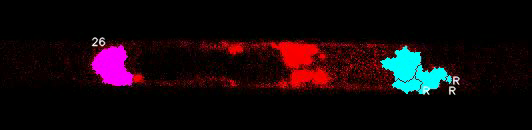
#> input picture frame 25 of movie5_segments.avi, 532 x 130 px, given in place of movie5.avi, which was not available
$ jupyter execute Movie5_Analysis.ipynb   (shell and % lines are left out)   (text cells are left out)
#> lines starting #> are read from the running program, lines starting #| are printed output that depends on the picture; after the words box and inside, x2 and y2 are one past the last pixel; in counts of white or black regions, pixels touching at a corner belong together; pictures that were not available may be replaced by others from this repository, and a replacement may not be noted
[cell 1]
from matplotlib import pyplot as plt
import numpy as np
import pandas as pd
import cv2
import seaborn as sns

movie5_path = "movies/movie5.avi"

[cell 2]
# Find contours and get the largest contour to represent the entire structure
# Get bounding rectangle of leftmost and rightmost sides
# [26 lines left out: functions combined_segments_box, get_bounding_boxes, check_sections, not called in this run]

def get_left_side(frame, check_size=10, min_mean_pixel=0.03):
    for c in range(0, frame.shape[1], check_size):
        mean_pixel = cv2.mean(frame[:,c:c+check_size])[0]
        if mean_pixel > min_mean_pixel:
            return c
    return 0

def get_right_side(frame, check_size=10, min_mean_pixel=0.03):
    for c in range(frame.shape[1], 0, -(check_size)):
        mean_pixel = cv2.mean(frame[:,c-check_size:c])[0]
        if mean_pixel > min_mean_pixel:
            return c
    return 0


# [19 lines left out: functions get_segment_gaps, remove_non_edge_segments, not called in this run]

def get_mean_intensity(section):
    count = np.nonzero(section)[0].size
    mean = np.sum(section) / count
    #print(count, mean)
    return count, mean

outliers = []

[cell 3]
## print("Press 'q' to end video")
cap = cv2.VideoCapture(movie5_path)

# Get movie frame size
width = int(cap.get(cv2.CAP_PROP_FRAME_WIDTH) + 0.5)
height = int(cap.get(cv2.CAP_PROP_FRAME_HEIGHT) + 0.5)
frame_size = (width, height)

# Initialize video writer to save segmented movie at 1 frame per second
writer = cv2.VideoWriter("movie5_segments.avi", cv2.VideoWriter_fourcc(*"XVID"), 1.0, frame_size)

frame_index = 0

color_spill_frames = [
    28,32,44,56,58,74,
    91,92,122,150,169,
    171,172,185,187,190,
    196,213,221,235,240,
    120,127,217,230,248
]

outlier_frames = [56,169,171,187,91,127,217,230]

data = []

while True:
    frame_index += 1
    success, frame = cap.read()
#> frame is the input picture: shape (130, 532, 3); mean B, G, R 11.9, 7.9, 19.7

    if success and frame.size != 0:
        # Crop frame to remove text
        canvas = np.ones((frame.shape), np.uint8)
        canvas[38:95, :] = frame[38:95, :]

        main_blur = (3, 3)
        main_thresh = 21

        # Blur to fill threshold gaps
        gray_frame = cv2.cvtColor(canvas, cv2.COLOR_BGR2GRAY)
        _, imgThreshold = cv2.threshold(gray_frame, 10, 255, cv2.THRESH_BINARY + cv2.THRESH_OTSU)
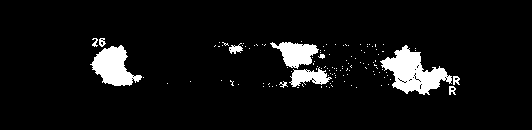
#> imgThreshold: shape (130, 532); 6.6% white; 123 white regions (112 under 20 px), largest, box (x1, y1, x2, y2) and area: (380, 45, 452, 95) 1714, (90, 45, 142, 86) 1190, (270, 42, 319, 69) 743
        _, imgThresh = cv2.threshold(gray_frame, main_thresh, 255, cv2.THRESH_BINARY)
#> imgThresh: shape (130, 532); 12.3% white; 278 white regions (269 under 20 px), largest, box (x1, y1, x2, y2) and area: (199, 40, 460, 95) 6127, (88, 38, 146, 87) 1571, (219, 76, 239, 88) 105
        blur_frame = cv2.GaussianBlur(imgThreshold, main_blur, 0)

        edge_mean_pixel = 15

        left_check_size = 5
        right_check_size = 5

        # Get trailing and leading bounding rectangle, and entire cell contour
        left_end = get_left_side(imgThresh, check_size=left_check_size, min_mean_pixel=edge_mean_pixel)
#> the loop in get_left_side, `for c in range(0, frame.shape[1], check_size):` made 19 passes
#> mean_pixel on passes 1 to 12: 0, 0, 0, 0.785, 0, 0.392, 0, 1.57, 0, 0, 0.785, 1.57
#> left_end = 90
        right_end = get_right_side(imgThresh, check_size=right_check_size, min_mean_pixel=edge_mean_pixel)
#> the loop in get_right_side, `for c in range(frame.shape[1], 0, -(check_size)):` made 16 passes
#> right_end = 457

        edge_width = 80
        edge_correction = 10

        left_side_thickness =  40
        right_side_thickness = 90

        left_side_offset_correction = 10
        # right_side_offset_correction = 10

        left_blur_threshold = (4, 4) if frame_index > 150 else (3, 3)
        right_blur_value = (1, 4) if frame_index > 25 else (4, 4)

        if frame_index > 130:
            right_blur_value = (2, 2)

        if frame_index > 170 or frame_index == 127:
            right_blur_value = (1, 3)

        if frame_index == 213 or frame_index == 242:
            right_blur_value = (1, 2)

        left_section = imgThresh[:, left_end-edge_correction:left_end+left_side_thickness]
#> left_section: shape (130, 50); 22.1% white; 25 white regions (24 under 20 px), largest, box (x1, y1, x2, y2) and area: (8, 38, 50, 86) 1400
        left_thresh_min = 30
        right_thresh_min = 35 if frame_index in outlier_frames else 30

        left_blur = cv2.blur(left_section, left_blur_threshold)
        _, left_thresh = cv2.threshold(left_blur, left_thresh_min, 255, cv2.THRESH_BINARY)
#> left_thresh: shape (130, 50); 26.2% white; 5 white regions (4 under 20 px), largest, box (x1, y1, x2, y2) and area: (7, 37, 50, 87) 1684

        right_section = imgThresh[:, right_end-right_side_thickness:right_end+edge_correction]
#> right_section: shape (130, 100); 20.7% white; 45 white regions (42 under 20 px), largest, box (x1, y1, x2, y2) and area: (0, 43, 93, 95) 2517, (82, 86, 89, 95) 49, (7, 82, 16, 90) 34
        right_blur = cv2.blur(right_section, right_blur_value)
        _, right_thresh = cv2.threshold(right_blur, right_thresh_min, 255, cv2.THRESH_BINARY)
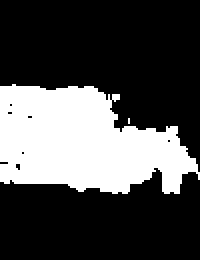
#> right_thresh: shape (130, 100) (shown 2 times larger); 29.5% white; 2 white regions (1 under 20 px), largest, box (x1, y1, x2, y2) and area: (0, 42, 100, 97) 3837

        imgThresh[:, left_end-edge_correction:left_end+left_side_thickness] = left_thresh
        imgThresh[:, right_end-right_side_thickness:right_end+edge_correction] = right_thresh
#> imgThresh: shape (130, 532); 14.3% white; 216 white regions (210 under 20 px), largest, box (x1, y1, x2, y2) and area: (199, 40, 467, 97) 7462, (87, 37, 146, 87) 1857, (219, 76, 239, 88) 105, (205, 76, 217, 82) 29, (196, 75, 206, 87) 27, (160, 81, 173, 86) 26

        kernel_bounds = (1,2) if frame_index in outlier_frames else (2,2)

        kernel = cv2.getStructuringElement(cv2.MORPH_RECT, kernel_bounds)
        bin_img = cv2.morphologyEx(imgThresh,
                           cv2.MORPH_OPEN,
                           kernel,
                           iterations=2)
#> bin_img: shape (130, 532); 12.2% white; 23 white regions (13 under 20 px), largest, box (x1, y1, x2, y2) and area: (366, 45, 468, 99) 3843, (256, 42, 338, 92) 2182, (90, 39, 147, 89) 1806
        sure_bg = cv2.dilate(bin_img, kernel, iterations=3)
#> sure_bg: shape (130, 532); 15.6% white; 10 white regions, largest, box (x1, y1, x2, y2) and area: (366, 45, 471, 102) 4448, (256, 42, 363, 95) 3194, (90, 39, 150, 92) 2218
        dist = cv2.distanceTransform(bin_img, cv2.DIST_L2, 0)
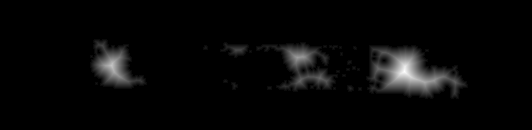
#> dist: shape (130, 532) float32; min 0, max 22.8, mean 0.7; drawn with min black and max white

        dist_multiplier = 0.26 if frame_index in color_spill_frames else 0.24
        max_dist = dist.max()
#> max_dist = 22.8
        sure_fg_thresh = dist_multiplier * max_dist
#> sure_fg_thresh = 5.47

        ret, sure_fg = cv2.threshold(dist, sure_fg_thresh, 255, cv2.THRESH_BINARY)
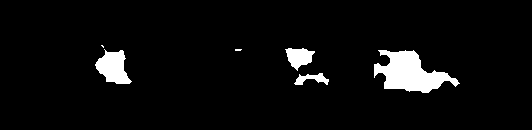
#> sure_fg: shape (130, 532) float32; 4.9% white; 6 white regions (2 under 20 px), largest, box (x1, y1, x2, y2) and area: (374, 50, 460, 93) 1975, (95, 49, 132, 84) 793, (285, 48, 315, 71) 413, (294, 73, 329, 85) 213
#> ret = 5.47
        sure_fg = sure_fg.astype(np.uint8)
        unknown = cv2.subtract(sure_bg, sure_fg)
#> unknown: shape (130, 532); 10.7% white; 10 white regions, largest, box (x1, y1, x2, y2) and area: (256, 42, 363, 95) 2568, (366, 45, 471, 102) 2473, (90, 39, 150, 92) 1420

        ret, markers = cv2.connectedComponents(sure_fg)
#> markers: shape (130, 532) int32; 7 distinct labels, from 0 to 6
#> ret = 7

        # Add one to all labels so that background is not 0, but 1
        markers += 1
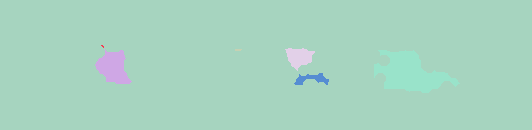
#> markers: shape (130, 532) int32; 7 distinct labels, from 1 to 7; one colour per label, 0 black

        # mark the region of unknown with zero
        markers[unknown == 255] = 0
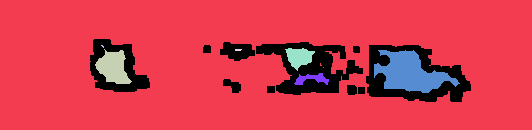
#> markers: shape (130, 532) int32; 8 distinct labels, from 0 to 7; one colour per label, 0 black

        # create watershed markers
        markers = cv2.watershed(canvas, markers)
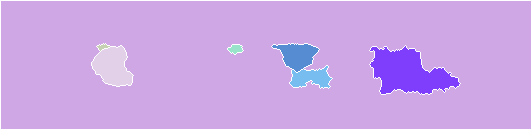
#> markers: shape (130, 532) int32; 8 distinct labels, from -1 to 7; one colour per label, 0 black, -1 white

        labels = np.unique(markers)
#> labels = [-1, 1, 2, 3, 4, 5, 6, 7]
        right_segments = []

        edges = {
            "left":{
                "frame_index":0,
                "count": 0,
                "mean": 0,
                "num_of_segments":0,
                "position":0
            },
            "right":{
                "frame_index":0,
                "count": 0,
                "mean": 0,
                "num_of_segments":0,
                "position":0
            },
        }

        for label in labels[2:]:
            target = np.where(markers == label, 255, 0).astype(np.uint8)
            x, y, w, h = cv2.boundingRect(target)

            min_left_edge_limit = 45 if frame_index > 101 else 12
            min_right_edge_limit = 20 if frame_index > 33 else 30

            if frame_index == 26 or frame_index == 27:
                min_right_edge_limit = 40

            if frame_index > 89:
                min_right_edge_limit = 14

            if frame_index == 98:
                min_right_edge_limit = 11

            if frame_index >= 110:
                min_right_edge_limit = 8

            if frame_index > 150:
                min_right_edge_limit = 14

            if frame_index == 248:
                min_right_edge_limit = 12

            color = (255, 255, 255)
            if x-left_end <= min_left_edge_limit:
                if len(canvas[markers == label]) > 10:
                    count, mean = get_mean_intensity(canvas[markers == label])
                    edges["left"]["frame_index"] = frame_index
                    edges["left"]["count"] += count
                    edges["left"]["mean"] += mean
                    edges["left"]["num_of_segments"] += 1
                    edges["left"]["position"] = left_end

                    canvas[markers == label] = [255, 0, 255]
                    cv2.putText(canvas, f"{frame_index}", (x, y), cv2.FONT_HERSHEY_SIMPLEX, 0.35, color, 1, cv2.LINE_AA)
            elif right_end-(w+x) <= min_right_edge_limit:
                count, mean = get_mean_intensity(canvas[markers == label])
                edges["right"]["frame_index"] = frame_index
                edges["right"]["count"] += count
                edges["right"]["mean"] += mean
                edges["right"]["num_of_segments"] += 1
                edges["right"]["position"] = left_end

                canvas[markers == label] = [255, 255, 0]
                cv2.putText(canvas, "R", (x+w, y+h), cv2.FONT_HERSHEY_SIMPLEX, 0.35, color, 1, cv2.LINE_AA)
                #right_rect = cv2.rectangle(canvas,(x,y),(x+w,y+h),(0,0,255),1)
                right_segments.append((x, y, w, h))
#> this loop made 6 passes
#> (x, y, w, h, count, mean) on passes 1, 2, 5: (97, 44, 13, 7, 97, 63.7), (92, 46, 41, 40, 2524, 215.3), (370, 46, 90, 48, 5931, 155.8)
#> (x, y, w, h) on passes 3, 4, 6: (228, 45, 15, 9), (272, 44, 47, 28), (290, 66, 42, 22)
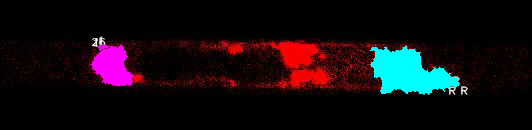
#> canvas: shape (130, 532, 3); mean B, G, R 16.2, 11.9, 19.4
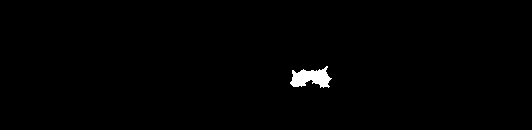
#> target: shape (130, 532); 0.8% white; 1 white region, box (x1, y1, x2, y2) and area: (290, 66, 332, 88) 552
#> after the loop, edges = 2 items; right_segments = [(370, 46, 90, 48)]
            #else:
            #    rand_color = [0, 0, 255]
            #    canvas[markers == label] = rand_color

        if edges["left"]["num_of_segments"] > 0:
            data.append([edges["left"]["frame_index"], "L", edges["left"]["count"], edges["left"]["mean"]/edges["left"]["num_of_segments"], edges["left"]["position"]])
        if edges["right"]["num_of_segments"] > 0:
            data.append([edges["right"]["frame_index"], "R", edges["right"]["count"], edges["right"]["mean"]/edges["right"]["num_of_segments"], edges["right"]["position"]])

        # rect = cv2.rectangle(canvas, (c_x,c_y), (c_x+c_w,c_y+c_h), color, 1)
        # cv2.rectangle(canvas, (left_end, 35), (right_end, 90), (255, 255, 255), 1)

        writer.write(canvas)

        cv2.imshow("Movie 5: Light Stimulated SWELL1", canvas)

    else:
        break

    if frame_index in outlier_frames:
        if cv2.waitKey(100) & 0xFF == ord('q'):
            break
    else:
        if cv2.waitKey(10) & 0xFF == ord('q'):
#> (key q is pressed here)
            break

cap.release()
writer.release()
cv2.destroyAllWindows()

[cell 4]
data_df = pd.DataFrame(data, columns = ["Frame", "Edge", "Intensity Count","Mean Intensity","Position"])
#> data_df = table of 2 rows and 5 columns
data_df["Displacement"] = data_df["Position"] - data_df["Position"][0]
dummies = pd.get_dummies(data_df)
#> dummies = table of 2 rows and 7 columns
data_with_dummies_df = pd.concat([data_df, dummies[["Edge_L"]]], axis='columns')
#> data_with_dummies_df = table of 2 rows and 7 columns
cleaned_data = data_with_dummies_df.drop(['Edge'], axis='columns') * 1
#> cleaned_data = table of 2 rows and 6 columns
cleaned_data
#> Out = table of 2 rows and 6 columns

[cell 5]
fig, ax = plt.subplots(1, sharex=True)

left_edge_data = data_df[data_df["Edge"] == "L"]
#> left_edge_data = table of 1 rows and 6 columns
right_edge_data = data_df[data_df["Edge"] == "R"]
#> right_edge_data = table of 1 rows and 6 columns

X = left_edge_data["Frame"]

Y3 = left_edge_data["Mean Intensity"]
Y4 = right_edge_data["Mean Intensity"]

ax.plot(X, Y3)
ax.plot(X, Y4)
ax.set_title("Mean Fluorescence")

ax.legend(["Left","Right"],loc='best')
ax.legend(["Left","Right"],loc='best')

plt.savefig("movie5_fluorescence_line_plot.png")
plt.show()

[cell 6]
plt.figure(figsize=(10,10))
plt.plot(data_df.Frame, data_df["Displacement"], label="Displacement")

plt.title("Displacement - Time Graph")
plt.ylabel("Displacement")
plt.xlabel("Frame")
plt.legend()
#plt.xticks(data_df.Frame)
plt.savefig("movie5_displacement_plot.png")
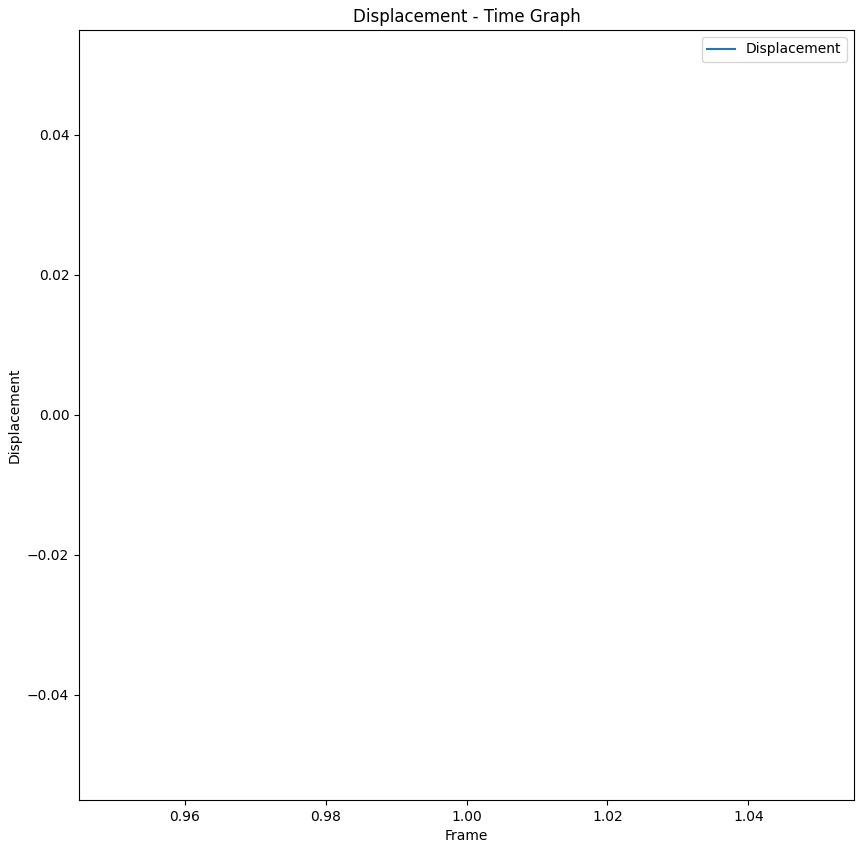
#> figure drawn by matplotlib, 1 panel
plt.show()

$ run again, starting later in the video
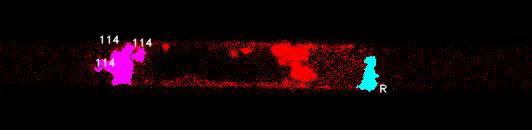
#> input picture frame 113 of movie5_segments.avi, 532 x 130 px, given in place of movie5.avi, which was not available
#> frame is the input picture: shape (130, 532, 3); mean B, G, R 7, 3.6, 17.9
#> imgThreshold: shape (130, 532); 4.9% white; 184 white regions (173 under 20 px), largest, box (x1, y1, x2, y2) and area: (94, 38, 147, 86) 1191, (271, 42, 318, 88) 1102, (355, 56, 379, 92) 449
#> the loop in get_left_side, `for c in range(0, frame.shape[1], check_size):` made 19 passes
#> mean_pixel on passes 1 to 8: 0.392, 0, 0, 0.392, 0, 0, 1.18, 1.57
#> left_end = 90
#> the loop in get_right_side, `for c in range(frame.shape[1], 0, -(check_size)):` made 30 passes
#> right_end = 387
#> left_section: shape (130, 50); 17.6% white; 32 white regions (29 under 20 px), largest, box (x1, y1, x2, y2) and area: (9, 42, 50, 87) 1023, (32, 38, 40, 45) 30, (27, 38, 32, 45) 22
#> left_thresh: shape (130, 50); 22.1% white; 3 white regions (2 under 20 px), largest, box (x1, y1, x2, y2) and area: (8, 37, 50, 87) 1429
#> right_section: shape (130, 100); 19.4% white; 62 white regions (60 under 20 px), largest, box (x1, y1, x2, y2) and area: (0, 40, 90, 93) 2386, (61, 47, 69, 54) 28
#> right_thresh: shape (130, 100); 31.6% white; 8 white regions (6 under 20 px), largest, box (x1, y1, x2, y2) and area: (0, 40, 92, 95) 4017, (89, 49, 95, 56) 31
#> bin_img: shape (130, 532); 10.8% white; 20 white regions (7 under 20 px), largest, box (x1, y1, x2, y2) and area: (260, 42, 391, 97) 4999, (91, 39, 148, 89) 1773, (242, 44, 259, 57) 132
#> sure_bg: shape (130, 532); 13.8% white; 9 white regions, largest, box (x1, y1, x2, y2) and area: (227, 42, 401, 100) 6374, (91, 39, 158, 92) 2434, (206, 82, 243, 93) 301
#> max_dist = 17.49
#> sure_fg_thresh = 4.2
#> unknown: shape (130, 532); 8.4% white; 11 white regions, largest, box (x1, y1, x2, y2) and area: (227, 42, 401, 100) 3131, (91, 39, 158, 92) 1618, (206, 82, 243, 93) 301
#> `ret, markers = cv2.connectedComponents(sure_fg)`: ret = 4
#> `markers = cv2.watershed(canvas, markers)`:
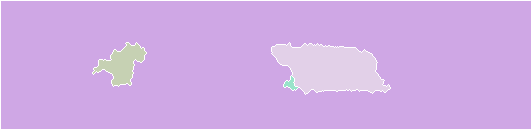
#> markers: shape (130, 532) int32; 5 distinct labels, from -1 to 4; one colour per label, 0 black, -1 white
#> labels = [-1, 1, 2, 3, 4]
#> the loop `for label in labels[2:]:` made 3 passes
#> (x, y, w, h, count, mean) on passes 1 to 2: (93, 43, 53, 43, 2601, 194.5), (272, 43, 118, 51, 8538, 79.01)
#> after the loop `for label in labels[2:]:`: edges = 2 items; right_segments = [(272, 43, 118, 51)]
#> data_df = table of 2 rows and 5 columns
#> dummies = table of 2 rows and 7 columns
#> cleaned_data = table of 2 rows and 6 columns
#> left_edge_data = table of 1 rows and 6 columns
#> `plt.savefig("movie5_fluorescence_line_plot.png")`:
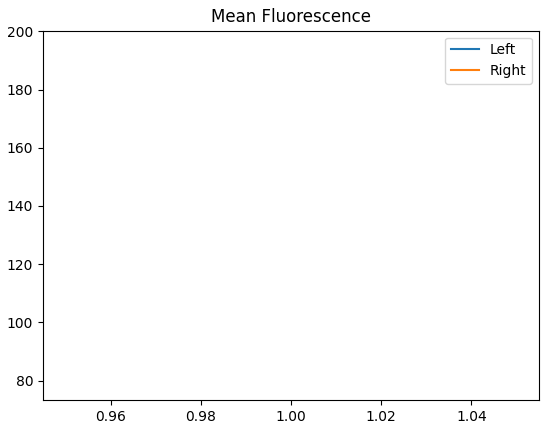
#> figure drawn by matplotlib, 1 panel

$ run again, starting later in the video
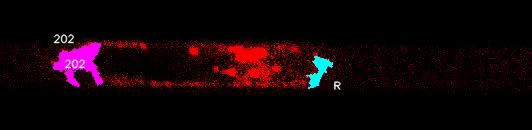
#> input picture frame 201 of movie5_segments.avi, 532 x 130 px, given in place of movie5.avi, which was not available
#> frame is the input picture: shape (130, 532, 3); mean B, G, R 7, 3.4, 17.5
#> imgThreshold: shape (130, 532); 4.6% white; 151 white regions (139 under 20 px), largest, box (x1, y1, x2, y2) and area: (51, 42, 103, 87) 1181, (227, 45, 274, 87) 900, (304, 53, 333, 89) 398
#> the loop in get_left_side, `for c in range(0, frame.shape[1], check_size):` made 11 passes
#> mean_pixel on passes 1 to 8: 0, 0, 0.785, 0.785, 0, 2.35, 1.96, 3.92
#> left_end = 50
#> the loop in get_right_side, `for c in range(frame.shape[1], 0, -(check_size)):` made 40 passes
#> mean_pixel on passes 1 to 8: 0.392, 1.57, 2.75, 1.18, 0.392, 2.35, 0.392, 1.18
#> right_end = 337
#> left_section: shape (130, 50); 17.7% white; 34 white regions (33 under 20 px), largest, box (x1, y1, x2, y2) and area: (10, 38, 50, 88) 1107
#> left_thresh: shape (130, 50); 21.8% white; 10 white regions (9 under 20 px), largest, box (x1, y1, x2, y2) and area: (3, 37, 50, 88) 1375
#> right_section: shape (130, 100); 19.5% white; 75 white regions (72 under 20 px), largest, box (x1, y1, x2, y2) and area: (0, 42, 88, 90) 2242, (34, 68, 48, 80) 60, (86, 81, 94, 90) 50
#> right_thresh: shape (130, 100); 31% white; 7 white regions (4 under 20 px), largest, box (x1, y1, x2, y2) and area: (0, 40, 94, 94) 3843, (85, 74, 96, 92) 128, (82, 48, 90, 53) 33
#> bin_img: shape (130, 532); 10.2% white; 17 white regions (5 under 20 px), largest, box (x1, y1, x2, y2) and area: (218, 42, 342, 94) 4573, (47, 39, 107, 90) 1718, (189, 46, 202, 58) 125
#> sure_bg: shape (130, 532); 13.3% white; 11 white regions, largest, box (x1, y1, x2, y2) and area: (216, 42, 348, 97) 5707, (47, 39, 110, 93) 2245, (109, 43, 153, 55) 373
#> max_dist = 18.68
#> sure_fg_thresh = 4.48
#> unknown: shape (130, 532); 9% white; 12 white regions, largest, box (x1, y1, x2, y2) and area: (216, 42, 348, 97) 2923, (47, 39, 110, 93) 1580, (277, 56, 314, 81) 512
#> `ret, markers = cv2.connectedComponents(sure_fg)`: ret = 6
#> labels = [-1, 1, 2, 3, 4, 5, 6]
#> the loop `for label in labels[2:]:` made 5 passes
#> (x, y, w, h, count, mean) on passes 1, 2, 5: (53, 44, 49, 42, 2689, 197.7), (228, 44, 107, 47, 7398, 77.48), (339, 86, 1, 4, 12, 173.7)
#> after the loop `for label in labels[2:]:`: edges = 2 items; right_segments = [(228, 44, 107, 47), (339, 86, 1, 4)]
#> data_df = table of 2 rows and 5 columns
#> dummies = table of 2 rows and 7 columns
#> cleaned_data = table of 2 rows and 6 columns
#> left_edge_data = table of 1 rows and 6 columns
#> `plt.savefig("movie5_fluorescence_line_plot.png")`:
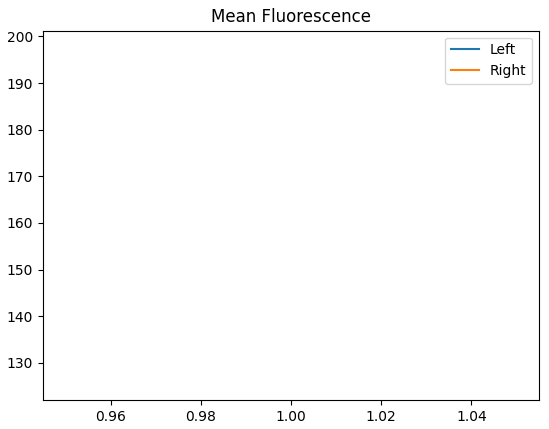
#> figure drawn by matplotlib, 1 panel
